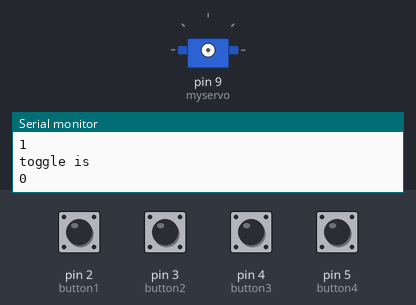
A sketch run on a simulated Arduino Uno, built with avr-gcc and run on an emulated ATmega328P. Parts: servo, the last lines printed to the serial monitor. Inputs (shaded band) come from the test bench; at power-on: pin 2 (button1), pin 3 (button2), pin 4 (button3), pin 5 (button4) HIGH. At 14.2 s the program stops and its outputs stay as they are.

Above: at 7.2 s.
7.3 s: pin 2 (button1) pulled LOW for 3 s
At 10.26 s:
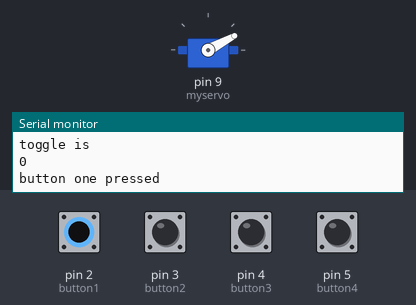
12.2 s: pin 4 (button3) pulled LOW for 3 s
Timing chart, 0 to 15.2 s (numbered marks = the images above; inputs shaded):
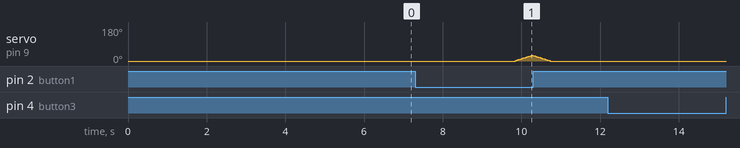

Measured:
- after the input at 7.3 s, servo on pin 9 (myservo): rises from 0° to 30° in 0.42 s, then falls to 0° in 0.47 s

The sketch:

servo.ino
```cpp
#include <Servo.h>
Servo myservo;                                  // create servo object to control a servo
  //-- function list
  void servo();
  void select();
  void servoup();
  void servodown();

  //---pin list
  const int button1 = 2;
  const int button2 = 3;
  const int button3 = 4;
  const int button4 = 5;
  //---servo is on pin 9 via myservo

  //---variables that change
  int buttonState1;
  int buttonState2;
  int buttonState3;
  int buttonState4;
  int pos = 0;                                    // variable to store the servo position
  //---

void setup() {
    pinMode(button1, INPUT);
    pinMode(button2, INPUT);
    pinMode(button3, INPUT);
    pinMode(button4, INPUT);
    Serial.begin(9600);                           // this starts the serial monitor
    Serial.println("serial is running");          // open the "serial monitor" in the tools section of this ide. this will print this line of text in the serial monitor, this is used for debugging.
  }//end setup
void loop() {
  int tog;
  /*
      digitalRead(button1);
      digitalRead(button2);
      digitalRead(button3);
      digitalRead(button4);
  */
      buttonState1 = digitalRead(button1);
      buttonState2 = digitalRead(button2);
      buttonState3 = digitalRead(button3);
      buttonState4 = digitalRead(button4);
      delay(100);
          Serial.println("button 1");
      Serial.println(buttonState1);
          Serial.println("button 2");
      Serial.println(buttonState2);
          Serial.println("button 3");
      Serial.println(buttonState3);
          Serial.println("button 4");
      Serial.println(buttonState4);
        Serial.println("toggle is ");
      Serial.println(tog);
      delay(100);

  //---BUTTON1
        if(buttonState1 == LOW){
          Serial.println("button one pressed");
          servo();
          delay(100);
          }
  //--- button2
     /*   if(buttonState2 == LOW){
          tog == 2;}
          delay(100);
     */
  //--- button3
        if(buttonState3 == LOW){
         Serial.println("going up");
       servoup();
          delay(100);
        }
  //--- button4
        if(buttonState4 == LOW){
              Serial.println("going down");
            servodown();
          delay(100);
         }
  //=========button toggles end

  delay(3000);
  loop();
  }//end loop
void servo(){
        myservo.attach(9);                     // attaches the servo on pin 9 to the servo object
        pos == 0;
        myservo.write(pos);

        //------
         for (pos = 0; pos <= 30; pos += 1) {  // goes from 0 degrees to 180 degrees in steps of 1 degree
         myservo.write(pos);                   // tell servo to go to position in variable 'pos'
         delay(15);                            // waits 15ms for the servo to reach the position
        }
        //----------

        //----------
        for (pos = 30; pos >= 0; pos -= 1) {  // goes from 180 degrees to 0 degrees
        myservo.write(pos);                   // tell servo to go to position in variable 'pos'
        delay(15);                            // waits 15ms for the servo to reach the position
        }
        pos == 0;
        myservo.detach();
  }//end servo
void servoup(){
        myservo.attach(9);                    // attaches the servo on pin 9 to the servo object
        pos == 0;
        myservo.write(pos);
  //-----------
    do{
        do{
        pos == pos+1;
        myservo.write(pos);                   // tell servo to go to position in variable 'pos'
        delay(50);                            // waits 15ms for the servo to reach the position
        }while(pos < 90);
        buttonState3 = digitalRead(button3);

    }while(buttonState3 == LOW);
     //------------
      pos == 0;
      myservo.write(pos);
      myservo.detach();
      loop();
  }//end servo group
void servodown(){
        myservo.attach(9);                      // attaches the servo on pin 9 to the servo object
        pos == 180;
        myservo.write(pos);
  //-----------
    do{
        do{
        pos == pos-1;
        myservo.write(pos);                   // tell servo to go to position in variable 'pos'
        delay(15);                            // waits 15ms for the servo to reach the position
        }
        while(pos < 0);
        buttonState4 = digitalRead(button4);
    }
     while(buttonState4 == LOW);
     //------------
      pos == 0;
      myservo.write(pos);
      myservo.detach();
      loop();
  }//end servodown
void select(){

}//end selection
```
